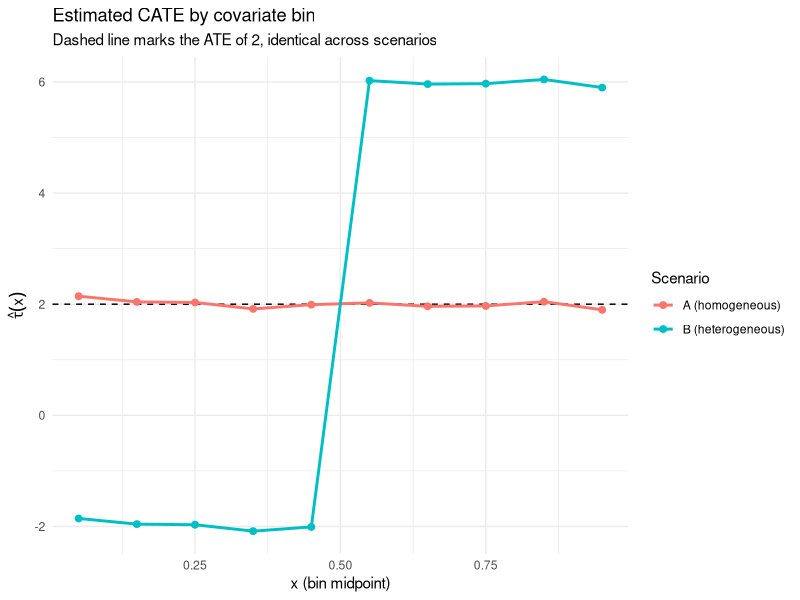
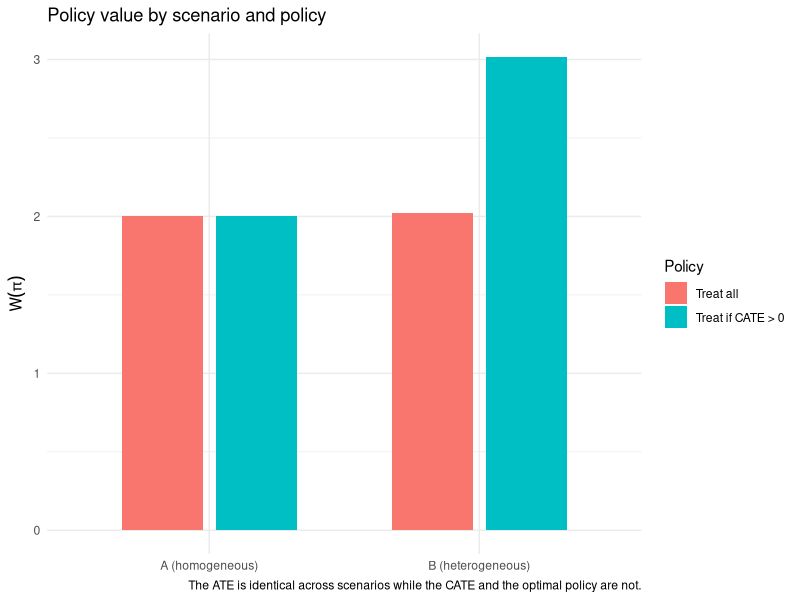

Recreate these plots in R, in order.
## ---- chunk 1
#| echo: true
#| message: false
set.seed(2026)
library(dplyr)
library(ggplot2)

n <- 4000
x <- runif(n)
W <- rbinom(n, 1, 0.5)

baseline <- 10 + 3 * x
noise    <- rnorm(n, mean = 0, sd = 1)

tau_A <- rep(2, n)
tau_B <- ifelse(x > 0.5, 6, -2)

y_A <- baseline + W * tau_A + noise
y_B <- baseline + W * tau_B + noise

sim <- data.frame(
  unit  = seq_len(n),
  x     = x,
  W     = W,
  y_A   = y_A,
  y_B   = y_B,
  tau_A = tau_A,
  tau_B = tau_B
)

c(ATE_A_true = mean(sim$tau_A), ATE_B_true = mean(sim$tau_B))
head(sim)
## ---- chunk 2
#| echo: true
#| message: false
ate <- sim %>%
  summarise(
    ATE_A = mean(y_A[W == 1]) - mean(y_A[W == 0]),
    ATE_B = mean(y_B[W == 1]) - mean(y_B[W == 0])
  )
ate

sim <- sim %>%
  mutate(bin = cut(x, breaks = seq(0, 1, by = 0.1),
                   include.lowest = TRUE, labels = FALSE))

cate <- sim %>%
  group_by(bin) %>%
  summarise(
    x_mid  = (first(bin) - 0.5) / 10,
    cate_A = mean(y_A[W == 1]) - mean(y_A[W == 0]),
    cate_B = mean(y_B[W == 1]) - mean(y_B[W == 0]),
    .groups = "drop"
  )
cate
## ---- chunk 3
#| echo: true
#| message: false
sim <- sim %>%
  left_join(cate %>% select(bin, cate_A, cate_B), by = "bin")

policy <- sim %>%
  summarise(
    blanket_A = mean(tau_A),
    target_A  = sum(tau_A * (cate_A > 0)) / n(),
    blanket_B = mean(tau_B),
    target_B  = sum(tau_B * (cate_B > 0)) / n()
  )

policy_df <- data.frame(
  scenario = c("A (homogeneous)", "A (homogeneous)",
               "B (heterogeneous)", "B (heterogeneous)"),
  policy   = c("Treat all", "Treat if CATE > 0",
               "Treat all", "Treat if CATE > 0"),
  value    = c(policy$blanket_A, policy$target_A,
               policy$blanket_B, policy$target_B)
)
policy_df
## ---- chunk 4
#| echo: true
#| message: false
cate_long <- bind_rows(
  cate %>% transmute(x_mid, scenario = "A (homogeneous)",   cate = cate_A),
  cate %>% transmute(x_mid, scenario = "B (heterogeneous)", cate = cate_B)
)

p_cate <- ggplot(cate_long, aes(x_mid, cate, colour = scenario)) +
  geom_hline(yintercept = 2, linetype = "dashed") +
  geom_line(linewidth = 1) +
  geom_point(size = 2) +
  labs(title = "Estimated CATE by covariate bin",
       subtitle = "Dashed line marks the ATE of 2, identical across scenarios",
       x = "x (bin midpoint)", y = expression(hat(tau)(x)),
       colour = "Scenario") +
  theme_minimal()
p_cate

p_policy <- ggplot(policy_df, aes(scenario, value, fill = policy)) +
  geom_col(position = position_dodge(width = 0.7), width = 0.6) +
  labs(title = "Policy value by scenario and policy",
       x = NULL, y = expression(W(pi)), fill = "Policy",
       caption = "The ATE is identical across scenarios while the CATE and the optimal policy are not.") +
  theme_minimal()
p_policy
